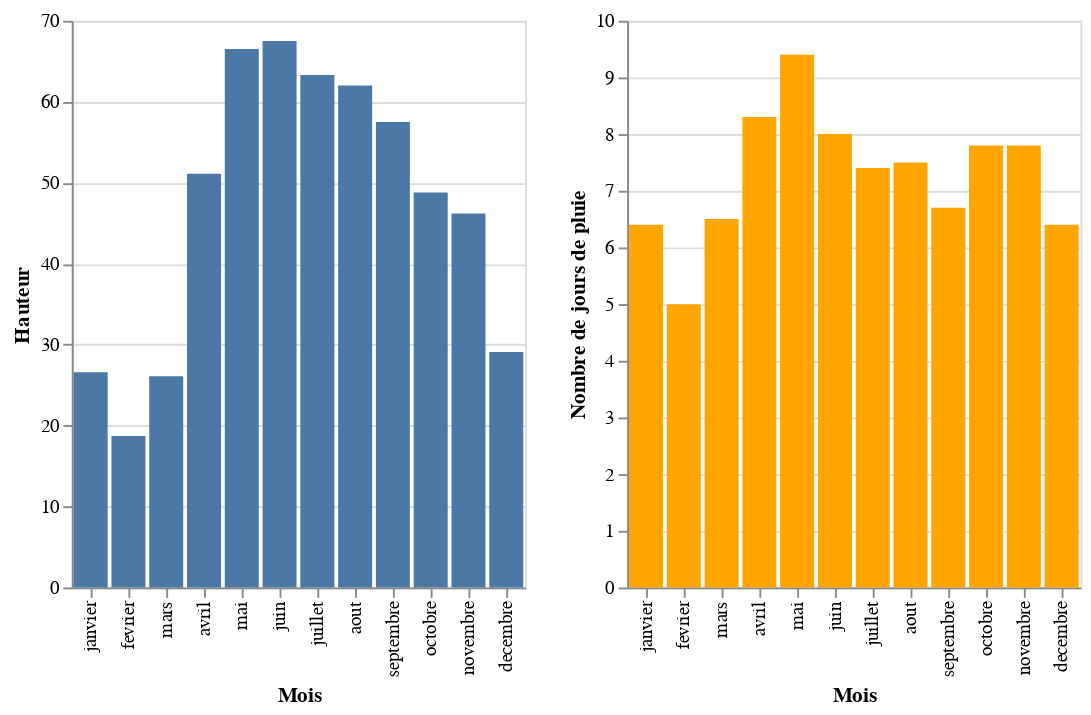

This figure's notebook cell:
### Markdown cell above
Et visualisons-la :

### Code cell
mois = ['janvier', 'fevrier', 'mars', 'avril', 'mai', 'juin', 'juillet', 'aout', 'septembre', 'octobre', 'novembre', 'decembre']
alt.Chart(moyenne_clermont).mark_bar().encode(
    alt.X('mois:N', title='Mois', sort=mois),
    alt.Y('hauteur', title='Hauteur'),
    tooltip=['mois', 'hauteur']
) | alt.Chart(moyenne_clermont).mark_bar(color='orange').encode(
    alt.X('mois:N', title='Mois', sort=mois),
    alt.Y('nb_jours', title='Nombre de jours de pluie'),
    tooltip=['mois', 'nb_jours']
)

### Figure 1 — Vega-Lite specification as saved in the notebook (floating-point values rounded to 4 significant figures)
{"config": {"view": {"continuousWidth": 400, "continuousHeight": 300}}, "hconcat": [{"mark": "bar", "encoding": {"tooltip": [{"field": "mois", "type": "nominal"}, {"field": "hauteur", "type": "quantitative"}], "x": {"field": "mois", "sort": ["janvier", "fevrier", "mars", "avril", "mai", "juin", "juillet", "aout", "septembre", "octobre", "novembre", "decembre"], "title": "Mois", "type": "nominal"}, "y": {"field": "hauteur", "title": "Hauteur", "type": "quantitative"}}}, {"mark": {"type": "bar", "color": "orange"}, "encoding": {"tooltip": [{"field": "mois", "type": "nominal"}, {"field": "nb_jours", "type": "quantitative"}], "x": {"field": "mois", "sort": ["janvier", "fevrier", "mars", "avril", "mai", "juin", "juillet", "aout", "septembre", "octobre", "novembre", "decembre"], "title": "Mois", "type": "nominal"}, "y": {"field": "nb_jours", "title": "Nombre de jours de pluie", "type": "quantitative"}}}], "data": {"name": "data-102e7b0c4e9324ebb0bac5aefa419dc9"}, "$schema": "https://vega.github.io/schema/vega-lite/v4.17.0.json", "datasets": {"data-102e7b0c4e9324ebb0bac5aefa419dc9": [{"mois": "janvier", "hauteur": 26.6, "nb_jours": 6.4}, {"mois": "fevrier", "hauteur": 18.7, "nb_jours": 5.0}, {"mois": "mars", "hauteur": 26.1, "nb_jours": 6.5}, {"mois": "avril", "hauteur": 51.1, "nb_jours": 8.3}, {"mois": "mai", "hauteur": 66.5, "nb_jours": 9.4}, {"mois": "juin", "hauteur": 67.5, "nb_jours": 8.0}, {"mois": "juillet", "hauteur": 63.3, "nb_jours": 7.4}, {"mois": "aout", "hauteur": 62.0, "nb_jours": 7.5}, {"mois": "septembre", "hauteur": 57.5, "nb_jours": 6.7}, {"mois": "octobre", "hauteur": 48.8, "nb_jours": 7.8}, {"mois": "novembre", "hauteur": 46.2, "nb_jours": 7.8}, {"mois": "decembre", "hauteur": 29.1, "nb_jours": 6.4}]}}
